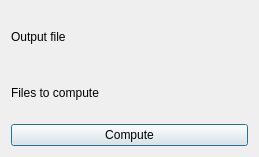
<?xml version="1.0" encoding="UTF-8"?>
<ui version="4.0">
    <class>dialog_base</class>
    <widget class="QDialog" name="dialog_base">
        <property name="geometry">
            <rect>
                <x>0</x>
                <y>0</y>
                <width>259</width>
                <height>157</height>
            </rect>
        </property>
        <property name="windowTitle">
            <string>Wizard</string>
        </property>
        <layout class="QVBoxLayout" name="parameter_layout">
            <item>
                <layout class="QHBoxLayout" name="horizontalLayout">
                    <item>
                        <widget class="QLabel" name="label_2">
                            <property name="text">
                                <string>Output file</string>
                            </property>
                        </widget>
                    </item>
                    <item>
                        <widget class="QgsFileWidget" name="out_file_widget">
                            <property name="storageMode">
                                <enum>QgsFileWidget::SaveFile</enum>
                            </property>
                        </widget>
                    </item>
                </layout>
            </item>
            <item>
                <layout class="QHBoxLayout" name="horizontalLayout_2">
                    <item>
                        <widget class="QLabel" name="label_3">
                            <property name="text">
                                <string>Files to compute</string>
                            </property>
                        </widget>
                    </item>
                    <item>
                        <widget class="QgsFileWidget" name="compute_files_widget">
                            <property name="storageMode">
                                <enum>QgsFileWidget::GetDirectory</enum>
                            </property>
                        </widget>
                    </item>
                </layout>
            </item>
            <item>
                <layout class="QHBoxLayout" name="horizontalLayout_4">
                    <item>
                        <widget class="QPushButton" name="compute_button">
                            <property name="text">
                                <string>Compute</string>
                            </property>
                        </widget>
                    </item>
                </layout>
            </item>
        </layout>
    </widget>
    <customwidgets>
        <customwidget>
            <class>QgsFileWidget</class>
            <extends>QWidget</extends>
            <header>qgsfilewidget.h</header>
        </customwidget>
    </customwidgets>
    <resources/>
    <connections/>
</ui>
